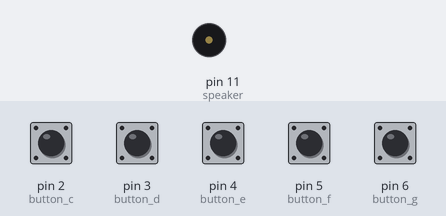
The sketch below on a simulated Arduino Uno, built with avr-gcc and run on an emulated ATmega328P. On the bench: buzzer (waves = sounding). Inputs (shaded band) come from the test bench; at power-on: pin 2 (button_c), pin 3 (button_d), pin 4 (button_e), pin 5 (button_f), pin 6 (button_g) LOW.

Above: at 1.2 s.
1.3 s: pin 2 (button_c) pulled HIGH for 0.15 s
At 1.37 s:
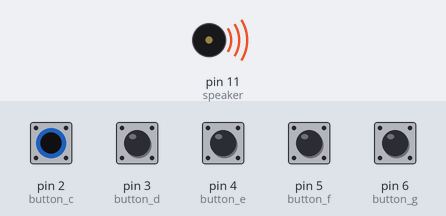
Timing chart, 0 to 4.3 s (numbered marks = the images above; inputs shaded):
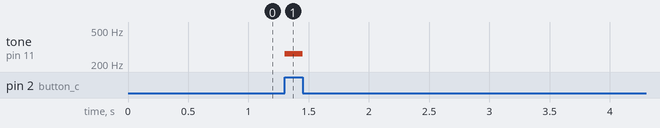

Measured:
- after the input at 1.3 s, tone on pin 11 (speaker): silent → 262 Hz at once, → silent 0.15 s later

The sketch:

gevorderde_piano.ino
```cpp
/* piano
Freek Pols
04/04/2015
*/

#define NOTE_C 262
#define NOTE_D 294
#define NOTE_E 330
#define NOTE_F 392
#define NOTE_G 440

const int speaker = 11;

const int button_c = 2;
const int button_d = 3;
const int button_e = 4;
const int button_f = 5;
const int button_g = 6;

void setup() {
  // put your setup code here, to run once:

}

void loop() {
  while (digitalRead(button_c))
    tone(speaker, NOTE_C);
  while (digitalRead(button_d))
    tone(speaker, NOTE_D);
  while (digitalRead(button_e))
    tone(speaker, NOTE_E);
  while (digitalRead(button_f))
    tone(speaker, NOTE_F);
  while (digitalRead(button_g))
    tone(speaker, NOTE_G);
  noTone(speaker);
}
```
